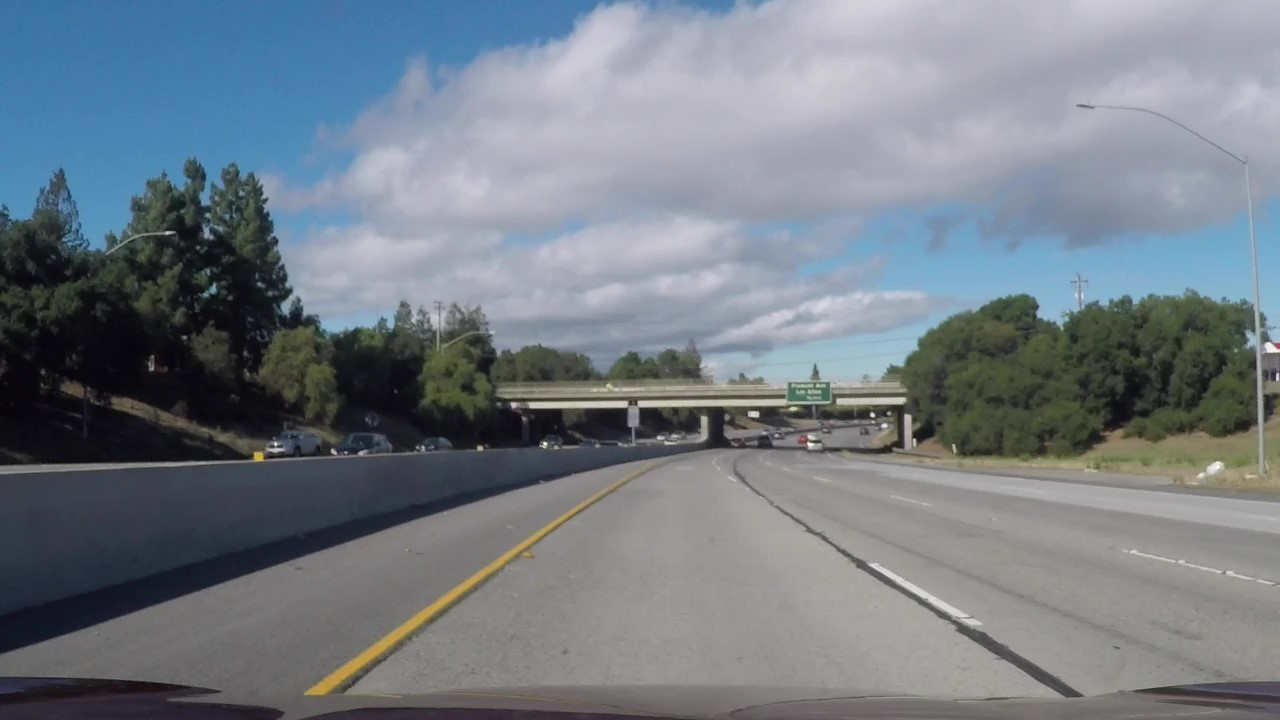
#> input picture test_images/challenge_1.jpg, 1280 x 720 px, given in place of straight_lines1.jpg, which was not available
$ jupyter execute Color_Thresholding.ipynb   (text cells are left out)
#> lines starting #> are read from the running program, lines starting #| are printed output that depends on the picture; pictures that were not available may be replaced by others from this repository, and a replacement may not be noted
### code/scripts/my_camera_cal.py
import numpy as np
import cv2
import glob
import matplotlib.pyplot as plt
from pathlib import Path
import pickle


# directory:  the directory where the callibration images are
# nx,ny the number of points inside the chess board
# [56 lines left out: functions find_points, undistort, saveValuesToUndistort, not called in this run]

def readValuesToUndistort(filename):
#> called with filename = 'config/myvalues_to_undistort.p'
    dist_pickle=pickle.load( open( filename, "rb" ) )
#> (reads code/config/myvalues_to_undistort.p from the repository)
    mtx=dist_pickle["mtx"]
    dist=dist_pickle["dist"]
    return mtx,dist

# [27 lines left out: functions unwarp, image_perspective, not called in this run]

### code/OLD2/Color_Thresholding.ipynb
[cell 1]
import numpy as np
import cv2
import matplotlib.pyplot as plt
import matplotlib.image as mpimg
import pickle
import glob

[cell 2]
from scripts.my_camera_cal import readValuesToUndistort
from scripts.my_camera_cal import unwarp

[cell 3]
mtx,dist=readValuesToUndistort("config/myvalues_to_undistort.p")

[cell 4]
# Make a list of calibration images
images = glob.glob('../test_images/*.jpg')
print(images)

[cell 5]
# Read in an image
image = mpimg.imread('../test_images/straight_lines1.jpg')
#> image is the input picture: shape (720, 1280, 3); mean R, G, B 116.2, 124.4, 132.9
print(image.shape)
#| (720, 1280, 3)

[cell 6]
#undistort it
dst = cv2.undistort(image, mtx, dist, None, mtx)
print(dst.shape)
#| (720, 1280, 3)

[cell 7]
# Plot the result
f, (ax1, ax2) = plt.subplots(1, 2, figsize=(24, 9))
f.tight_layout()
ax1.imshow(image)
ax1.set_title('Original Image', fontsize=50)
ax2.imshow(dst)
ax2.set_title('Undistorted Image', fontsize=50)
plt.subplots_adjust(left=0., right=1, top=0.9, bottom=0.)

[cell 8]
R = dst[:,:,0]
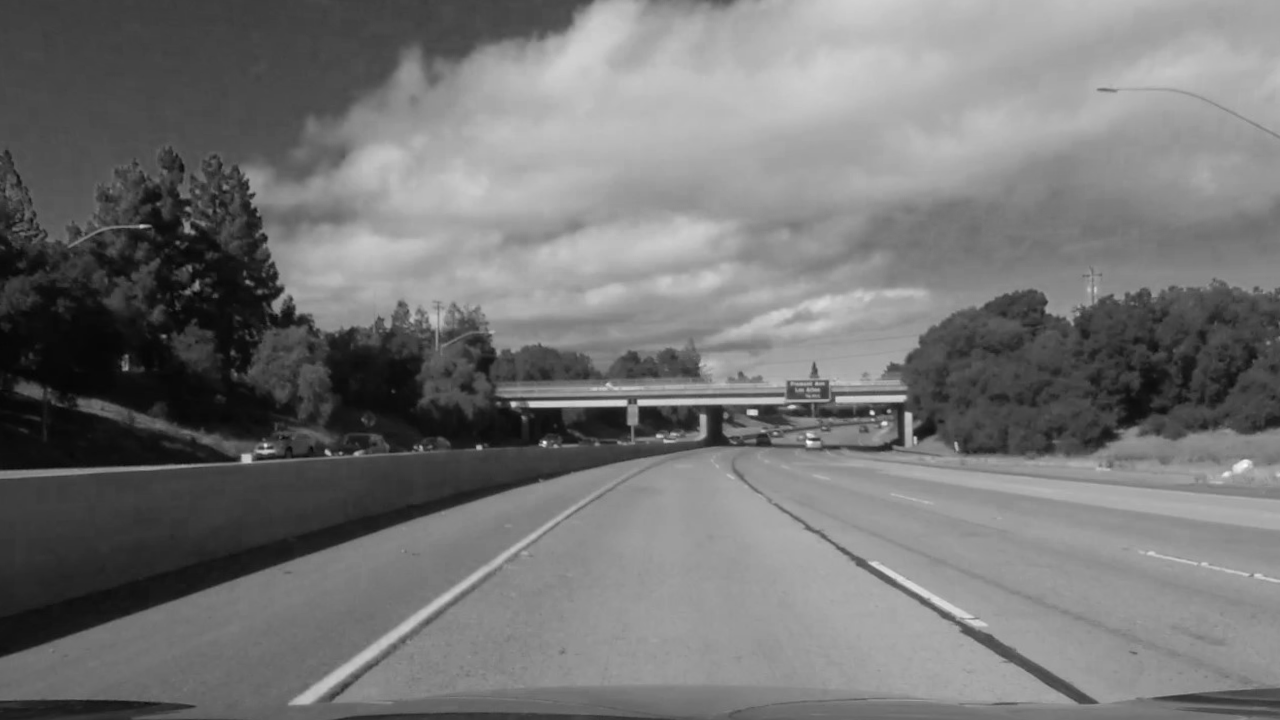
#> R: shape (720, 1280); min 3, max 253, mean 117
G = dst[:,:,1]
B = dst[:,:,2]
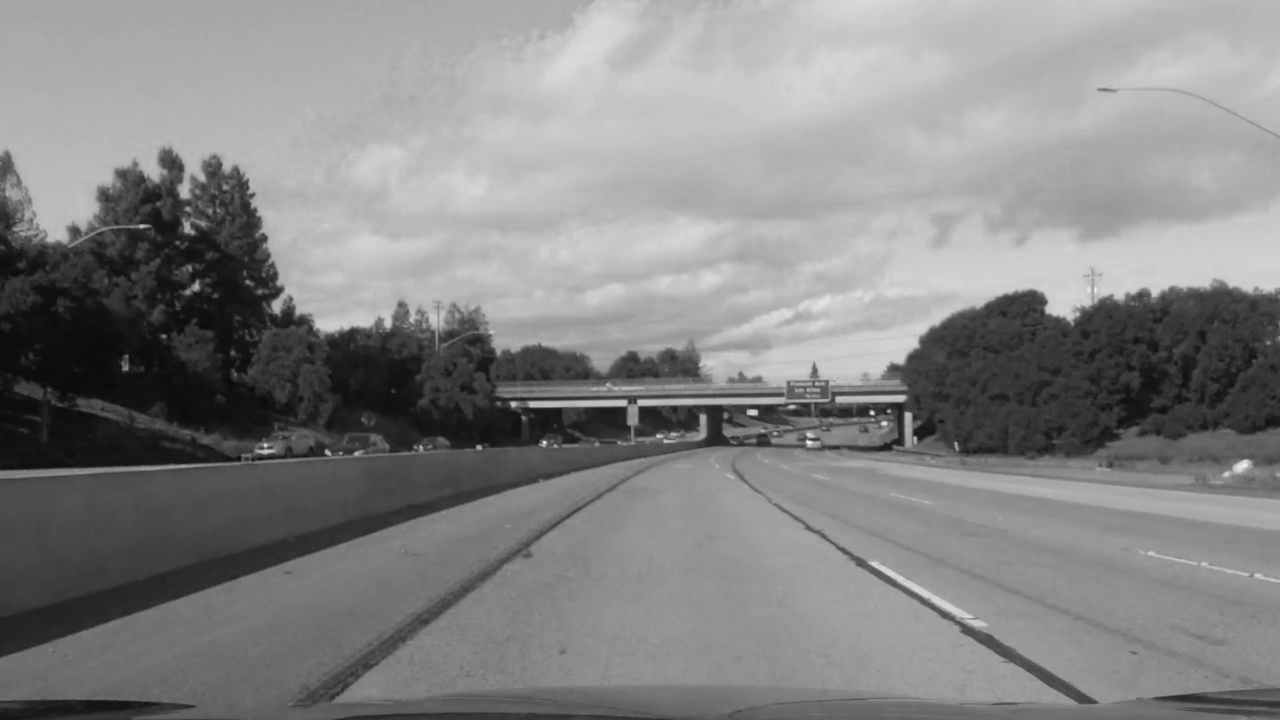
#> B: shape (720, 1280); min 7, max 245, mean 133

[cell 9]
# Plot the result
f, (ax1, ax2,ax3) = plt.subplots(1, 3, figsize=(16, 6))
f.tight_layout()
ax1.imshow(R,cmap="gray")
ax1.set_title('R', fontsize=50)
ax2.imshow(G,cmap="gray")
ax2.set_title('G', fontsize=50)
ax3.imshow(B,cmap="gray")
ax3.set_title('B', fontsize=50)
plt.subplots_adjust(left=0., right=1, top=0.9, bottom=0.)

[cell 10]
thresh = (200, 255)
binary = np.zeros_like(R)
binary[(R > thresh[0]) & (R <= thresh[1])] = 1
plt.imshow(binary,cmap="gray")

[cell 11]
hls = cv2.cvtColor(image, cv2.COLOR_RGB2HLS)
#> hls: shape (720, 1280, 3); mean of channels 0, 1, 2 83, 124.8, 36
h_channel = hls[:,:,0]
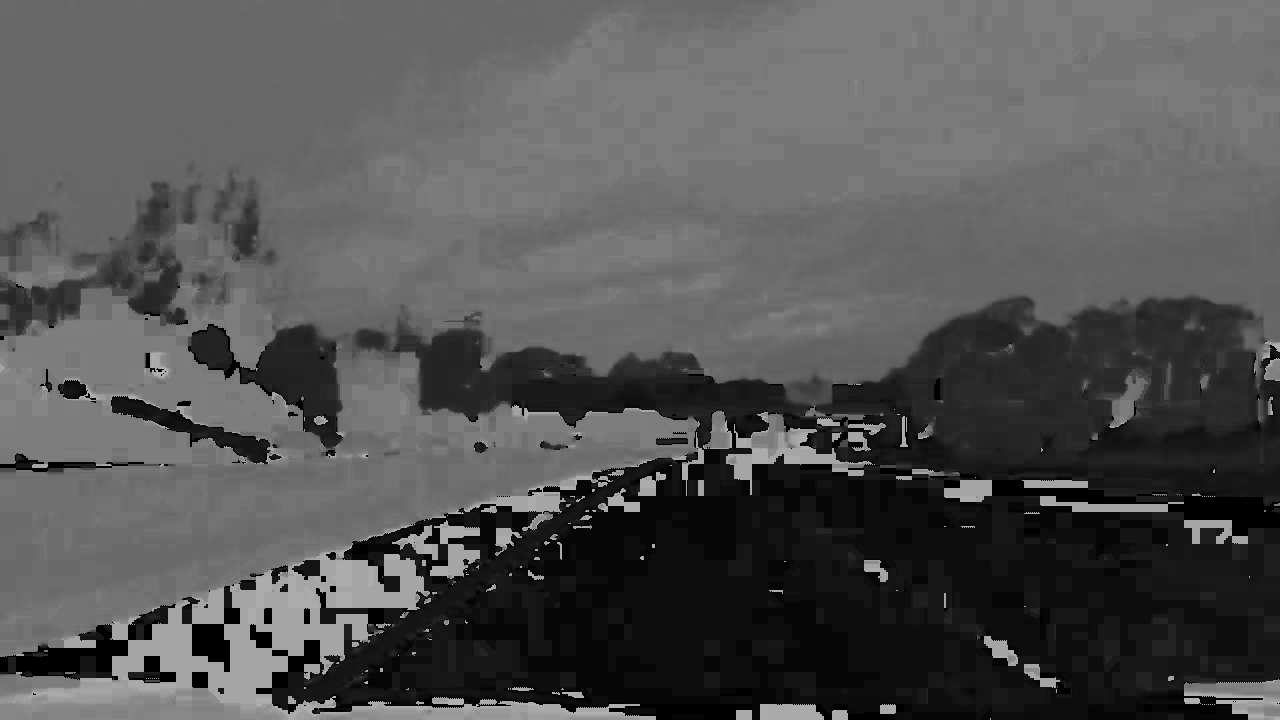
#> h_channel: shape (720, 1280); min 0, max 179, mean 83
l_channel = hls[:,:,1]
s_channel = hls[:,:,2]
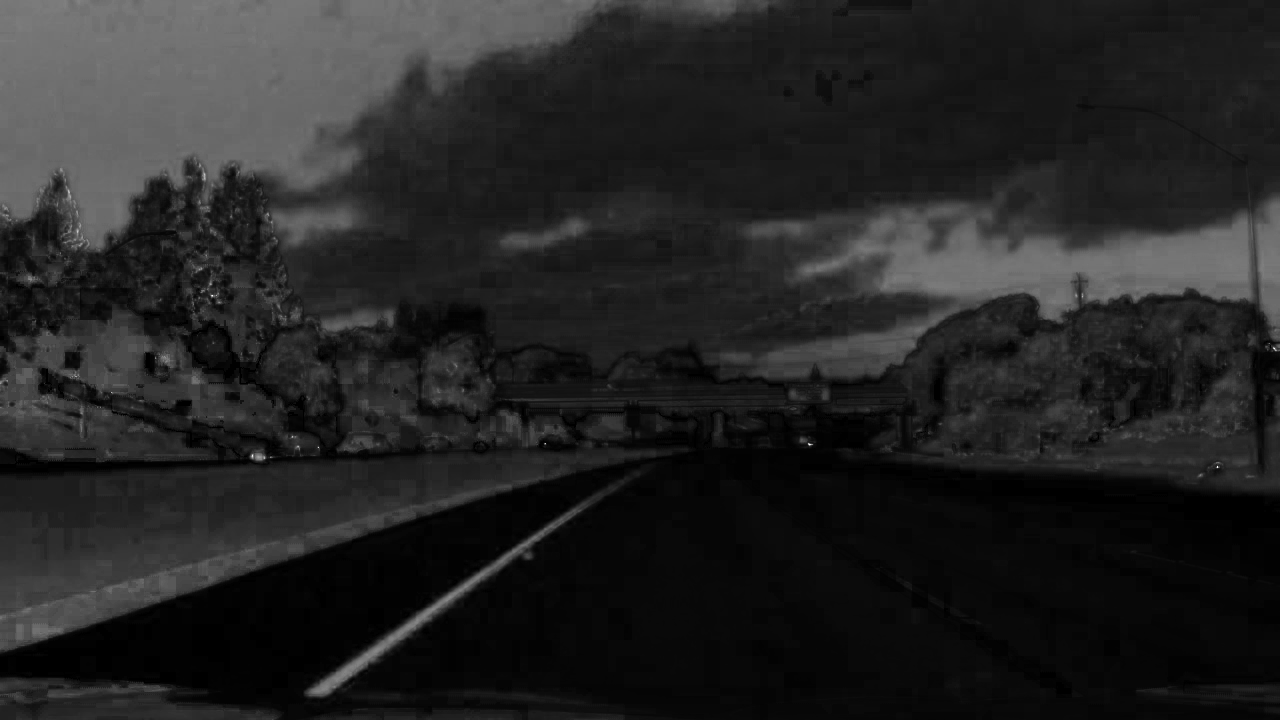
#> s_channel: shape (720, 1280); min 0, max 255, mean 36

[cell 12]
# Plot the result
f, (ax1, ax2,ax3) = plt.subplots(1, 3, figsize=(16, 6))
f.tight_layout()
ax1.imshow(h_channel,cmap="gray")
ax1.set_title('H', fontsize=50)
ax2.imshow(l_channel,cmap="gray")
ax2.set_title('L', fontsize=50)
ax3.imshow(s_channel,cmap="gray")
ax3.set_title('S', fontsize=50)
plt.subplots_adjust(left=0., right=1, top=0.9, bottom=0.)

[cell 13]
thresh = (110, 255)
binary = np.zeros_like(s_channel)
binary[(s_channel > thresh[0]) & (s_channel <= thresh[1])] = 1
plt.imshow(binary,cmap="gray")

[cell 14]
thresh = (15, 100)
binary = np.zeros_like(h_channel)
binary[(h_channel > thresh[0]) & (h_channel <= thresh[1])] = 1
plt.imshow(binary,cmap="gray")
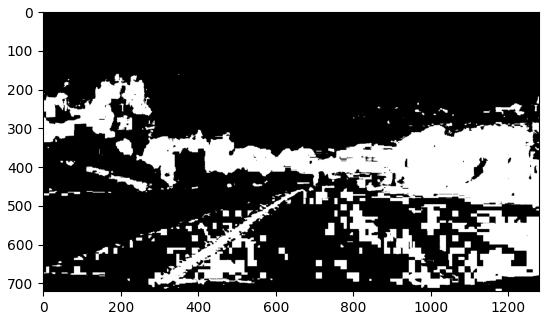
#> figure drawn by matplotlib, 1 panel
